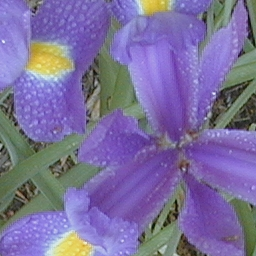
#> input picture images/Fiori256.bmp, 256 x 256 px, found by its file name
$ python segmentation.py
#> lines starting #> are read from the running program, lines starting #| are printed output that depends on the picture
from sklearn.cluster import k_means
import skimage.io as io
import matplotlib.pyplot as plt
import scipy.ndimage as ndi
import numpy as np

def main():
    plt.close('all')

    x=np.float64(io.imread('images/Fiori256.bmp'))/255
    M,N,L=x.shape
#> M = 256; N = 256; L = 3

    K=3
    d=np.reshape(x,(-1,L))
    centroid, idx, sum_var=k_means(d,K)
#> centroid = [[0.462, 0.364, 0.671], [0.404, 0.437, 0.36], [0.592, 0.549, 0.792]]; sum_var = 1606.7
    y=np.reshape(idx,(M,N))
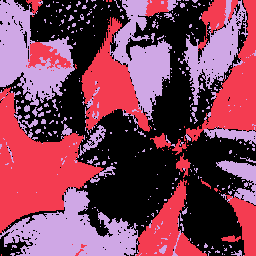
#> y: shape (256, 256) int32; 3 distinct labels, from 0 to 2; one colour per label, 0 black

    plt.figure()
    plt.subplot(1,2,1)
    plt.imshow(x)
    plt.subplot(1,2,2)
    plt.imshow(y,clim=[0,K-1])

if __name__=='__main__':
    main()

    plt.show()
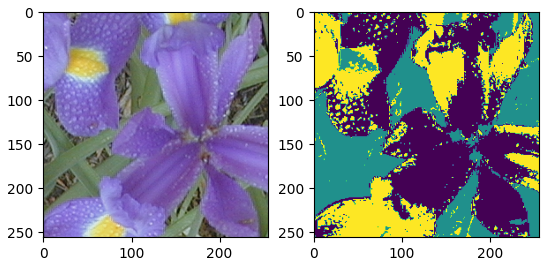
#> figure drawn by matplotlib, 2 panels
